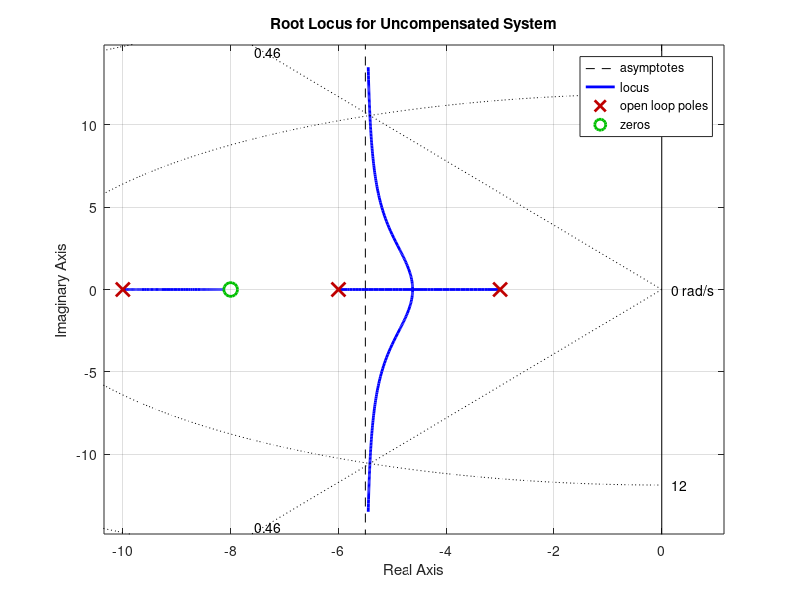

This chart was generated by the following MATLAB code: (Note: this script raises an error after producing the figure.)
%% Example 9.5: PID Design
% Script for designing a PID using Matlab for Example 9.5 in Control
% Systems Engineering, seventh edition by Norman S. Nise (Wiley)
% 
% Author: Yancy Diaz-Mercado
% Date:   04/19/2021
% 
% All rights reserved
%% Define the plant
% Use zpk() command to get the transfer function from the zero/pole
% locations
OL_poles = [-3, -6,- 10];
OL_zeros = -8;
OL_amplitude = 1;
G = zpk(OL_zeros,OL_poles,OL_amplitude);
%% Plot the root locus
figure
rlocus(G)
%% Get damping ratio
POS = 20; % Desired Percent Overshoot (POS) expressed in percentage
dampingRatio = -(log(POS/100)/sqrt(pi^2+log(POS/100)^2)); % From second order system equation
% Compute peak time and natural frequency from closed-loop poles found in class
Uncompensated_DominantPoles_FromClass = -5.415+10.57j;
Compensated_DominantPoles_FromClass = -8.13+15.87j;
Uncomp_DampedFreqOsc = abs(imag(Uncompensated_DominantPoles_FromClass));
Comp_DampedFreqOsc = abs(imag(Compensated_DominantPoles_FromClass));
%
Uncompensated_PeakTime = pi/Uncomp_DampedFreqOsc;% approximately 0.297 sec
Compensated_PeakTime = pi/Comp_DampedFreqOsc;% approximately 0.198 sec
%
Uncompensated_NatFreq = Uncomp_DampedFreqOsc/sqrt(1-dampingRatio^2);
Compensated_NatFreq = Comp_DampedFreqOsc/sqrt(1-dampingRatio^2);
% Plot the constant damping ratio line. Also plot the uncompensated and
% compensated natural frequency lines to verify hand calculations done in
% class
sgrid(dampingRatio,[Uncompensated_NatFreq,Compensated_NatFreq]);
title('Root Locus for Uncompensated System')
%% Find the control control gain and closed-loop pole locations
% Click on the plot to find the gain and desired dominant poles
disp('Click on the plot to find the desired dominant poles and corresponding gain')
[Uncomp_Gain_Click, Uncomp_CLP_Click] = rlocfind(G);
% Selection might be slightly off because uncertainty in clicking. This
% will only affect design slightlyt. However, we could also provide desired
% closed-loop poles and it will find the closest match on the root locus
[Uncomp_Gain, Uncomp_CLP] = rlocfind(G,Uncompensated_DominantPoles_FromClass);
%% Provide a PD design
% Compute the phase mismatch
phase_PD = 180 - (...
    +sum(atan2d(imag(Compensated_DominantPoles_FromClass)-imag(OL_zeros),real(Compensated_DominantPoles_FromClass)-real(OL_zeros)))...
    -sum(atan2d(imag(Compensated_DominantPoles_FromClass)-imag(OL_poles),real(Compensated_DominantPoles_FromClass)-real(OL_poles))));
% Use geometry of pole location to compute zero location to 
PD_zero_location = imag(Compensated_DominantPoles_FromClass)*cotd(phase_PD) - real(Compensated_DominantPoles_FromClass);
% Plot new root locus and find gain to the desired dominant poles
G_PD = zpk(-PD_zero_location,[],1);
PD_CompensatedSystem = G_PD*G;
figure
rlocus(PD_CompensatedSystem) % Plot root locus
sgrid(dampingRatio,[Uncompensated_NatFreq,Compensated_NatFreq]); % add constant damping and natural frequency lines
[Comp_Gain_PD, Comp_CLP] = rlocfind(PD_CompensatedSystem,Compensated_DominantPoles_FromClass); % Find gain and CLP near desired dominant poles
title('Root Locus for PD Compensated System')
%% Provide a PI Design
PI_zero_location = 0.5;
PI_pole_location = 0;
G_PI = zpk(-PI_zero_location,-PI_pole_location,1);
PID_CompensatedSystem = G_PI*PD_CompensatedSystem;
% Plot new root locus and find gain to the desired dominant poles
figure
rlocus(PID_CompensatedSystem) % Plot root locus
sgrid(dampingRatio,[Uncompensated_NatFreq,Compensated_NatFreq]); % add constant damping and natural frequency lines
[Comp_Gain_PID, Comp_CLP_PID] = rlocfind(PID_CompensatedSystem,Compensated_DominantPoles_FromClass); % Find gain and CLP near desired dominant poles
title('Root Locus for PID Compensated System')
%% Plot the step response and step info for the unity-feedback closed-loop system
feedbackTransferFunction = 1; % Unity in both cases
ClosedLoopTransferFunction_Uncomp = feedback(Uncomp_Gain*G,feedbackTransferFunction);
ForwardPathTransferFunction_PD = Comp_Gain_PD*PD_CompensatedSystem;
ClosedLoopTransferFunction_PD = feedback(ForwardPathTransferFunction_PD,feedbackTransferFunction);
ForwardPathTransferFunction_PID = Comp_Gain_PID*PID_CompensatedSystem;
ClosedLoopTransferFunction_PID = feedback(ForwardPathTransferFunction_PID,feedbackTransferFunction);
hStep = figure;
step(ClosedLoopTransferFunction_Uncomp)
hold on
step(ClosedLoopTransferFunction_PD)
step(ClosedLoopTransferFunction_PID)
legend('Uncompensated','PD Compensated','PID Compensated','location','southeast');
% Display step information in table
S = stepinfo(ClosedLoopTransferFunction_Uncomp);
S(2) = stepinfo(ClosedLoopTransferFunction_PD);
S(3) = stepinfo(ClosedLoopTransferFunction_PID);
T = struct2table(S,'RowNames',{'Uncompensated','PD Compensated','PID Compensated'})